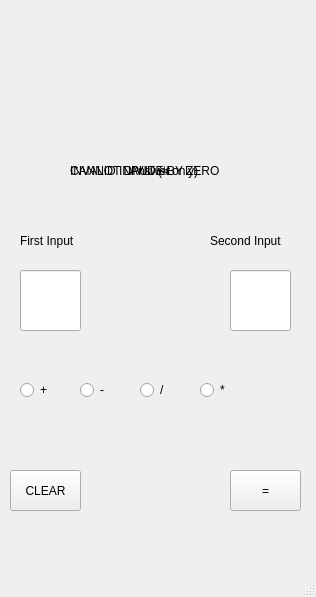
<?xml version="1.0" encoding="UTF-8"?>
<ui version="4.0">
 <class>MainWindow</class>
 <widget class="QMainWindow" name="MainWindow">
  <property name="geometry">
   <rect>
    <x>0</x>
    <y>0</y>
    <width>316</width>
    <height>597</height>
   </rect>
  </property>
  <property name="windowTitle">
   <string>MainWindow</string>
  </property>
  <widget class="QWidget" name="centralwidget">
   <widget class="QLabel" name="First_Input">
    <property name="geometry">
     <rect>
      <x>20</x>
      <y>220</y>
      <width>81</width>
      <height>41</height>
     </rect>
    </property>
    <property name="text">
     <string>First Input</string>
    </property>
   </widget>
   <widget class="QLabel" name="Second_Input">
    <property name="geometry">
     <rect>
      <x>210</x>
      <y>220</y>
      <width>81</width>
      <height>41</height>
     </rect>
    </property>
    <property name="text">
     <string>Second Input</string>
    </property>
   </widget>
   <widget class="QLabel" name="Answer">
    <property name="geometry">
     <rect>
      <x>130</x>
      <y>110</y>
      <width>171</width>
      <height>121</height>
     </rect>
    </property>
    <property name="text">
     <string>Answer</string>
    </property>
   </widget>
   <widget class="QPushButton" name="Clear">
    <property name="geometry">
     <rect>
      <x>10</x>
      <y>470</y>
      <width>71</width>
      <height>41</height>
     </rect>
    </property>
    <property name="text">
     <string>CLEAR</string>
    </property>
   </widget>
   <widget class="QLineEdit" name="lineEdit">
    <property name="geometry">
     <rect>
      <x>20</x>
      <y>270</y>
      <width>61</width>
      <height>61</height>
     </rect>
    </property>
   </widget>
   <widget class="QLineEdit" name="lineEdit_2">
    <property name="geometry">
     <rect>
      <x>230</x>
      <y>270</y>
      <width>61</width>
      <height>61</height>
     </rect>
    </property>
   </widget>
   <widget class="QPushButton" name="multi_2">
    <property name="geometry">
     <rect>
      <x>230</x>
      <y>470</y>
      <width>71</width>
      <height>41</height>
     </rect>
    </property>
    <property name="text">
     <string>=</string>
    </property>
   </widget>
   <widget class="QLabel" name="Error1">
    <property name="geometry">
     <rect>
      <x>70</x>
      <y>150</y>
      <width>171</width>
      <height>41</height>
     </rect>
    </property>
    <property name="text">
     <string>INVALID INPUT (# only)</string>
    </property>
   </widget>
   <widget class="QLabel" name="Error2">
    <property name="geometry">
     <rect>
      <x>70</x>
      <y>150</y>
      <width>171</width>
      <height>41</height>
     </rect>
    </property>
    <property name="text">
     <string>CANNOT DIVIDE BY ZERO</string>
    </property>
   </widget>
   <widget class="QRadioButton" name="radioButton">
    <property name="geometry">
     <rect>
      <x>20</x>
      <y>380</y>
      <width>41</width>
      <height>20</height>
     </rect>
    </property>
    <property name="text">
     <string>+</string>
    </property>
   </widget>
   <widget class="QRadioButton" name="radioButton_2">
    <property name="geometry">
     <rect>
      <x>80</x>
      <y>380</y>
      <width>41</width>
      <height>20</height>
     </rect>
    </property>
    <property name="text">
     <string>-</string>
    </property>
   </widget>
   <widget class="QRadioButton" name="radioButton_3">
    <property name="geometry">
     <rect>
      <x>140</x>
      <y>380</y>
      <width>41</width>
      <height>20</height>
     </rect>
    </property>
    <property name="text">
     <string>/</string>
    </property>
   </widget>
   <widget class="QRadioButton" name="radioButton_4">
    <property name="geometry">
     <rect>
      <x>200</x>
      <y>380</y>
      <width>41</width>
      <height>20</height>
     </rect>
    </property>
    <property name="text">
     <string>*</string>
    </property>
   </widget>
  </widget>
  <widget class="QMenuBar" name="menubar">
   <property name="geometry">
    <rect>
     <x>0</x>
     <y>0</y>
     <width>316</width>
     <height>24</height>
    </rect>
   </property>
  </widget>
  <widget class="QStatusBar" name="statusbar"/>
 </widget>
 <resources/>
 <connections/>
</ui>
